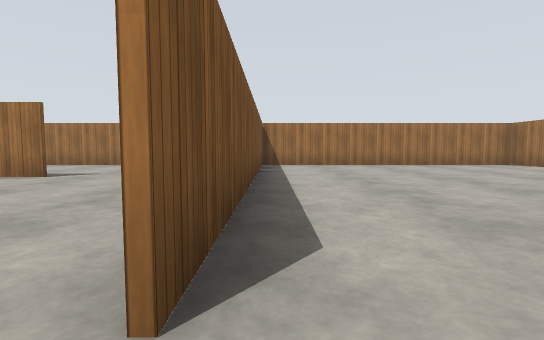
view 1 (above)

16 first-person views from a walk through a world built for the Gazebo simulator. The camera is 0.94 m above the floor, tilts 4° down and sees 85° across. The floor is counted in squares, 2 m on a side. Each view is taken from the middle of a square. On the plan, view 1 faces up. The plan holds only what a view shows up to about 9 squares ahead; the rest is blank. The place goes on beyond the plan. Simple patterns stand in for the simulator's built-in surfaces.

view 2
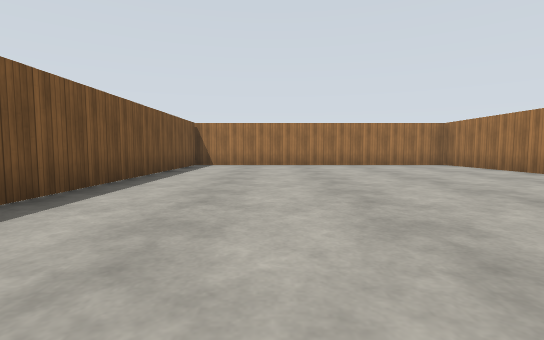

view 3
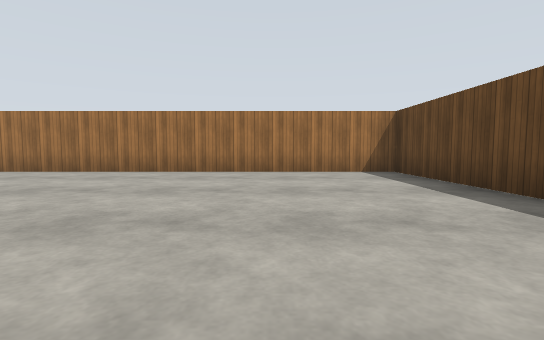

view 4
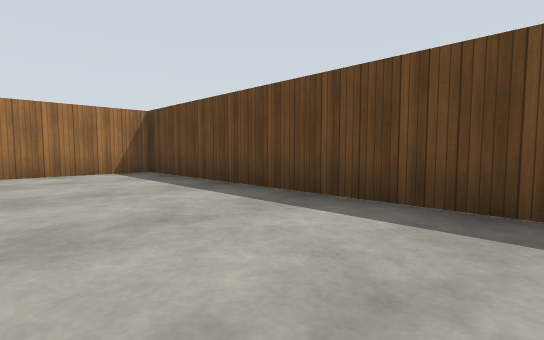

view 5
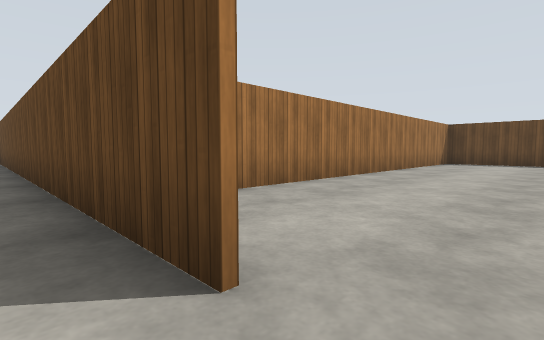

view 6
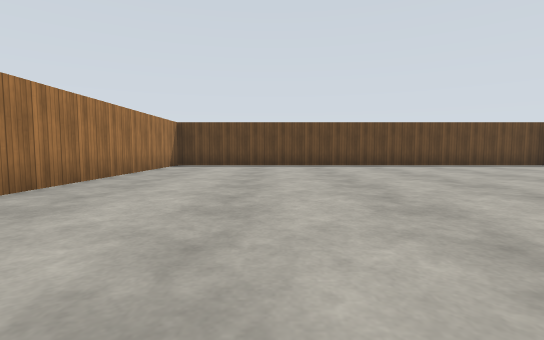

view 7
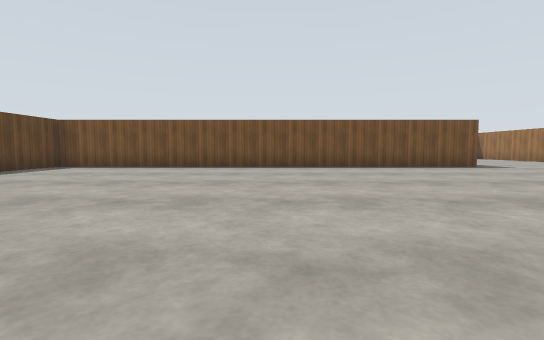

view 8
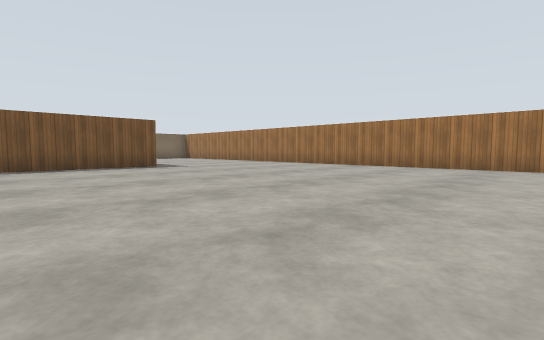

view 9
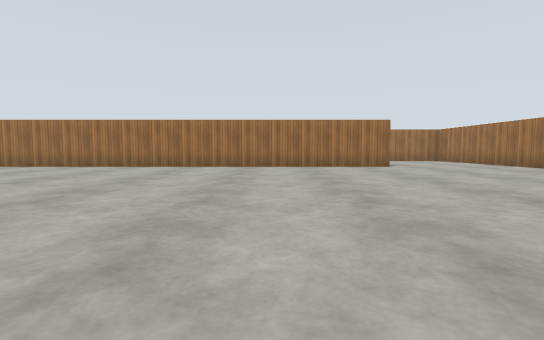

view 10
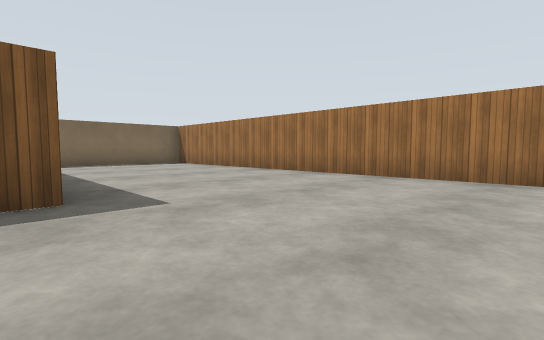

view 11
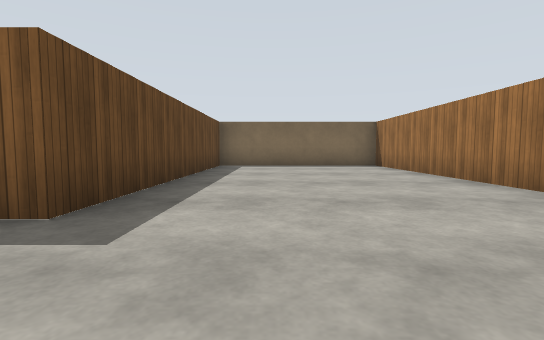

view 12
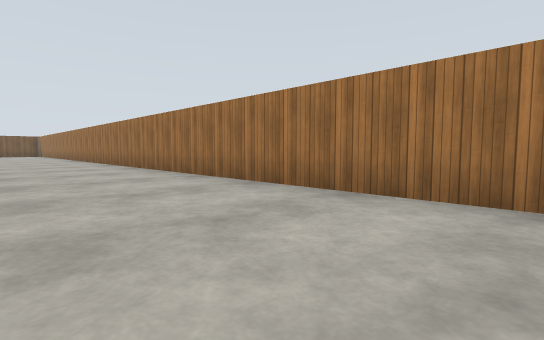

view 13
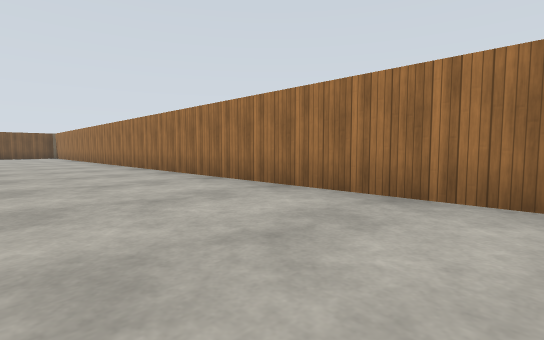

view 14
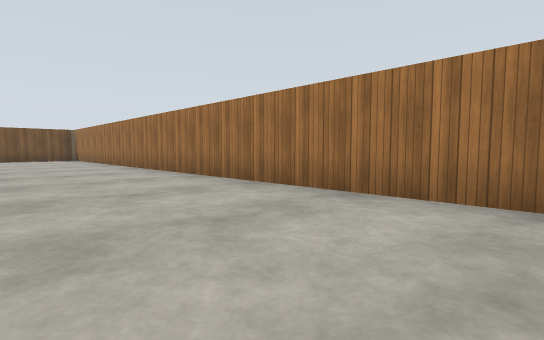

view 15
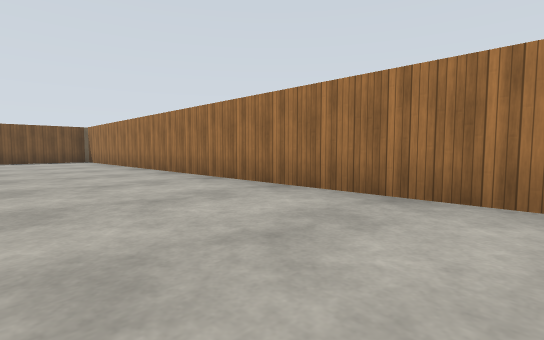

view 16
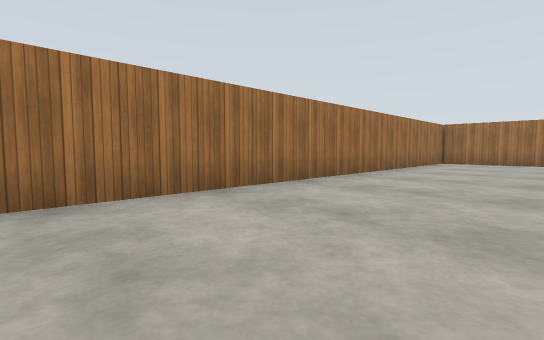

### Floor plan
Points are (right, up) in squares from view 1. A wall is a line through its corners. A room is listed if a view was taken in it or the views show most of it. See-through windows are left out.
Room 1 (views 1, 2, 3, 4)
walls: (-0.5, -0.5) (7.2, -0.5) (7.2, 8.9) (0, 8.9); (-0.3, 8.9) (-0.3, 0.6)
ways out: opening at (0, 0) to room 2
Room 2 (views 5, 6, 7, 8, 9, 10, 11, 12, 13, 14, 15, 16)
walls: (-4.2, -0.5) (-0.5, -0.5); (-3.7, 5) (-19.5, 5) (-19.5, 0.5) (-13, 0.5) (-13, -10.7) (-2.2, -10.7) (-2.2, -2.1); (-0.4, 4.2) (-0.4, 8.2); (0, 8.9) (-21.4, 8.9)
ways out: opening at (0, 0) to room 1; opening at (-20.7, 7)

Where each view was taken, in squares from view 1:
view 1: 0 up, 0 right, facing up
view 2: 0 up, 2 right, facing up
view 3: 2 up, 1 right, facing right
view 4: 2 up, 1 right, facing down-right
view 5: 0 up, 5 left, facing down-right
view 6: 2 down, 5 left, facing down
view 7: 5 down, 5 left, facing left
view 8: 3 down, 5 left, facing up-left
view 9: 3 down, 7 left, facing up
view 10: 0 up, 10 left, facing up-left
view 11: 2 up, 11 left, facing left
view 12: 6 up, 3 left, facing up-left
view 13: 6 up, 8 left, facing up-left
view 14: 6 up, 12 left, facing up-left
view 15: 6 up, 14 left, facing up-left
view 16: 6 up, 11 left, facing up-right
